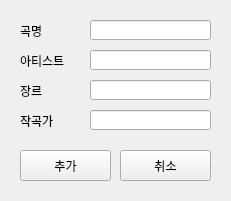
<?xml version="1.0" encoding="UTF-8"?>
<ui version="4.0">
 <class>QtAddMusicManually</class>
 <widget class="QWidget" name="QtAddMusicManually">
  <property name="geometry">
   <rect>
    <x>0</x>
    <y>0</y>
    <width>231</width>
    <height>201</height>
   </rect>
  </property>
  <property name="windowTitle">
   <string>QtAddMusicManually</string>
  </property>
  <widget class="QLabel" name="label_title">
   <property name="geometry">
    <rect>
     <x>20</x>
     <y>20</y>
     <width>71</width>
     <height>21</height>
    </rect>
   </property>
   <property name="text">
    <string>곡명</string>
   </property>
  </widget>
  <widget class="QLabel" name="label_artist">
   <property name="geometry">
    <rect>
     <x>20</x>
     <y>50</y>
     <width>71</width>
     <height>21</height>
    </rect>
   </property>
   <property name="text">
    <string>아티스트</string>
   </property>
  </widget>
  <widget class="QLabel" name="label_genre">
   <property name="geometry">
    <rect>
     <x>20</x>
     <y>80</y>
     <width>71</width>
     <height>21</height>
    </rect>
   </property>
   <property name="text">
    <string>장르</string>
   </property>
  </widget>
  <widget class="QLabel" name="label_composer">
   <property name="geometry">
    <rect>
     <x>20</x>
     <y>110</y>
     <width>71</width>
     <height>21</height>
    </rect>
   </property>
   <property name="text">
    <string>작곡가</string>
   </property>
  </widget>
  <widget class="QLineEdit" name="lineEdit_title">
   <property name="geometry">
    <rect>
     <x>90</x>
     <y>20</y>
     <width>121</width>
     <height>20</height>
    </rect>
   </property>
  </widget>
  <widget class="QLineEdit" name="lineEdit_artist">
   <property name="geometry">
    <rect>
     <x>90</x>
     <y>50</y>
     <width>121</width>
     <height>20</height>
    </rect>
   </property>
  </widget>
  <widget class="QLineEdit" name="lineEdit_genre">
   <property name="geometry">
    <rect>
     <x>90</x>
     <y>80</y>
     <width>121</width>
     <height>20</height>
    </rect>
   </property>
  </widget>
  <widget class="QLineEdit" name="lineEdit_composer">
   <property name="geometry">
    <rect>
     <x>90</x>
     <y>110</y>
     <width>121</width>
     <height>20</height>
    </rect>
   </property>
  </widget>
  <widget class="QPushButton" name="btn_add">
   <property name="geometry">
    <rect>
     <x>20</x>
     <y>150</y>
     <width>91</width>
     <height>31</height>
    </rect>
   </property>
   <property name="text">
    <string>추가</string>
   </property>
  </widget>
  <widget class="QPushButton" name="btn_cancel">
   <property name="geometry">
    <rect>
     <x>120</x>
     <y>150</y>
     <width>91</width>
     <height>31</height>
    </rect>
   </property>
   <property name="text">
    <string>취소</string>
   </property>
  </widget>
 </widget>
 <layoutdefault spacing="6" margin="11"/>
 <resources/>
 <connections>
  <connection>
   <sender>btn_add</sender>
   <signal>clicked()</signal>
   <receiver>QtAddMusicManually</receiver>
   <slot>AddDone()</slot>
   <hints>
    <hint type="sourcelabel">
     <x>72</x>
     <y>164</y>
    </hint>
    <hint type="destinationlabel">
     <x>66</x>
     <y>140</y>
    </hint>
   </hints>
  </connection>
  <connection>
   <sender>btn_cancel</sender>
   <signal>clicked()</signal>
   <receiver>QtAddMusicManually</receiver>
   <slot>AddCancel()</slot>
   <hints>
    <hint type="sourcelabel">
     <x>147</x>
     <y>173</y>
    </hint>
    <hint type="destinationlabel">
     <x>146</x>
     <y>192</y>
    </hint>
   </hints>
  </connection>
  <connection>
   <sender>lineEdit_title</sender>
   <signal>returnPressed()</signal>
   <receiver>QtAddMusicManually</receiver>
   <slot>AddDone()</slot>
   <hints>
    <hint type="sourcelabel">
     <x>107</x>
     <y>24</y>
    </hint>
    <hint type="destinationlabel">
     <x>60</x>
     <y>10</y>
    </hint>
   </hints>
  </connection>
  <connection>
   <sender>lineEdit_artist</sender>
   <signal>returnPressed()</signal>
   <receiver>QtAddMusicManually</receiver>
   <slot>AddDone()</slot>
   <hints>
    <hint type="sourcelabel">
     <x>192</x>
     <y>60</y>
    </hint>
    <hint type="destinationlabel">
     <x>218</x>
     <y>57</y>
    </hint>
   </hints>
  </connection>
  <connection>
   <sender>lineEdit_genre</sender>
   <signal>returnPressed()</signal>
   <receiver>QtAddMusicManually</receiver>
   <slot>AddDone()</slot>
   <hints>
    <hint type="sourcelabel">
     <x>181</x>
     <y>84</y>
    </hint>
    <hint type="destinationlabel">
     <x>221</x>
     <y>88</y>
    </hint>
   </hints>
  </connection>
  <connection>
   <sender>lineEdit_composer</sender>
   <signal>returnPressed()</signal>
   <receiver>QtAddMusicManually</receiver>
   <slot>AddDone()</slot>
   <hints>
    <hint type="sourcelabel">
     <x>182</x>
     <y>117</y>
    </hint>
    <hint type="destinationlabel">
     <x>221</x>
     <y>120</y>
    </hint>
   </hints>
  </connection>
 </connections>
 <slots>
  <slot>AddDone()</slot>
  <slot>AddCancel()</slot>
 </slots>
</ui>
